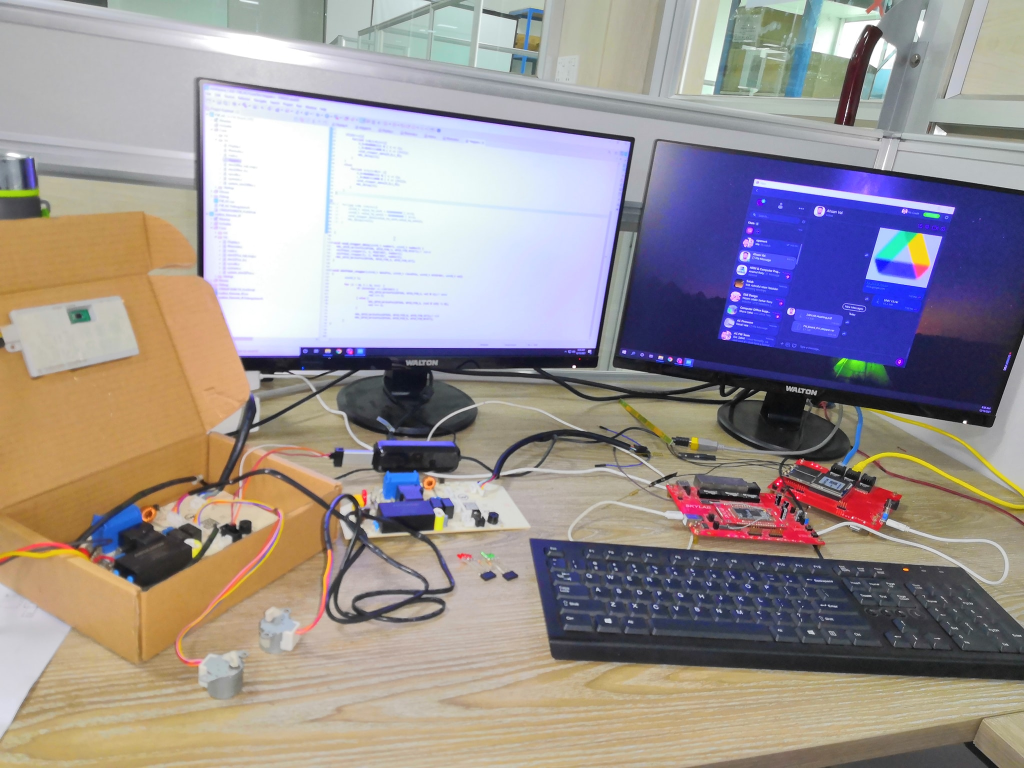
#> input picture a.jpg, 2048 x 1536 px (shown at 1/2 size)
$ python openImage.py
#> lines starting #> are read from the running program, lines starting #| are printed output that depends on the picture; after the words box and inside, x2 and y2 are one past the last pixel; in counts of white or black regions, pixels touching at a corner belong together
# -*- coding: utf-8 -*-
"""
https://www.geeksforgeeks.org/python-opencv-cv2-puttext-method/
#https://www.tutorialkart.com/opencv/python/opencv-python-resize-image/
"""

import cv2

#read image
img = cv2.imread('a.jpg')
#> img is the input picture: shape (1536, 2048, 3); mean B, G, R 145.7, 145.9, 153.9

# get dimensions of image
dimensions = img.shape
#> dimensions = (1536, 2048, 3)

# height, width, number of channels in image
height = img.shape[0]
#> height = 1536
width = img.shape[1]
#> width = 2048
channels = img.shape[2]
#> channels = 3

print('Image Dimension    : ',dimensions)
#| Image Dimension    :  (1536, 2048, 3)
print('Image Height       : ',height)
#| Image Height       :  1536
print('Image Width        : ',width)
#| Image Width        :  2048
print('Number of Channels : ',channels)
#| Number of Channels :  3

img_resize = cv2.resize(img, (648,368)) #https://www.tutorialkart.com/opencv/python/opencv-python-resize-image/
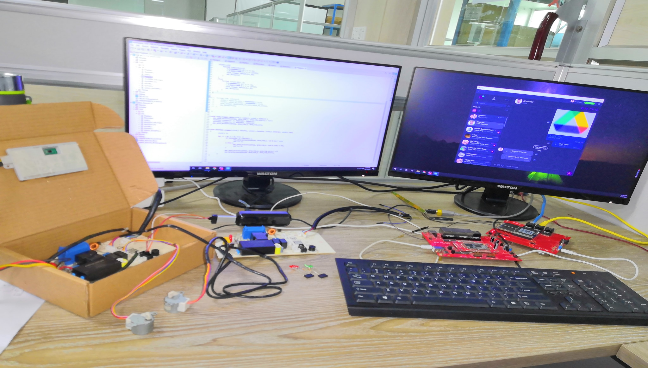
#> img_resize: shape (368, 648, 3); mean B, G, R 145.6, 145.8, 153.9
cv2.imshow('sample image',img_resize)

# read image as grey scale
grey_img = cv2.imread('a.jpg', cv2.IMREAD_GRAYSCALE)
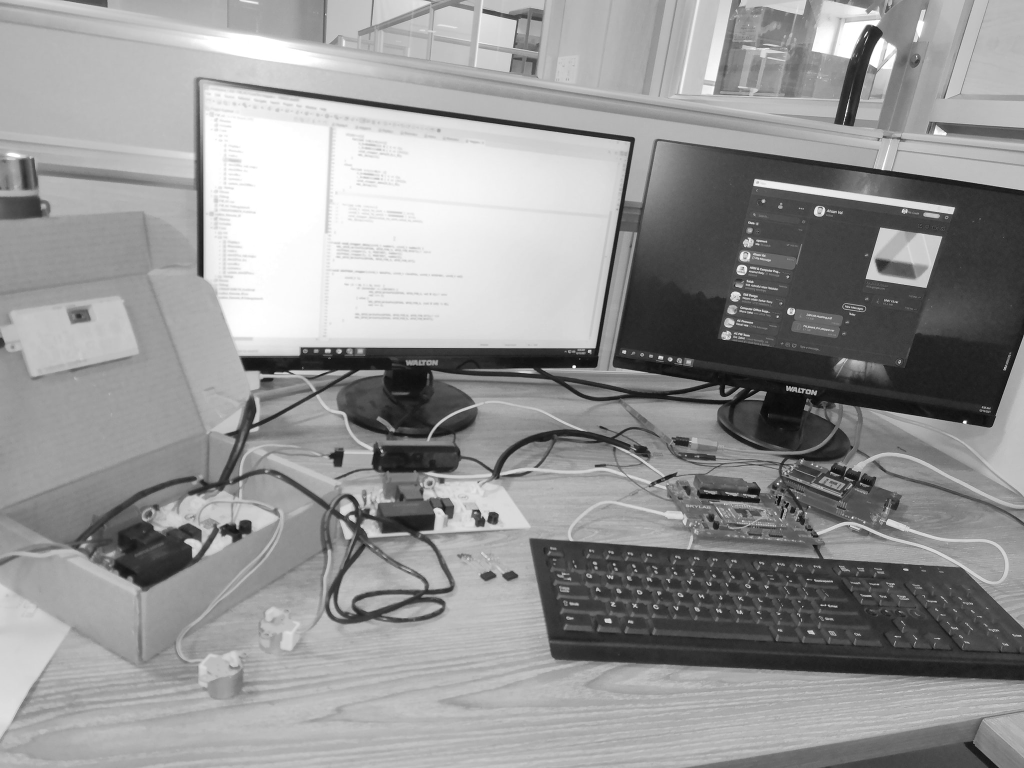
#> grey_img: shape (1536, 2048) (shown at 1/2 size); min 0, max 255, mean 148.3
grey_img_resize = cv2.resize(grey_img, (648,368))
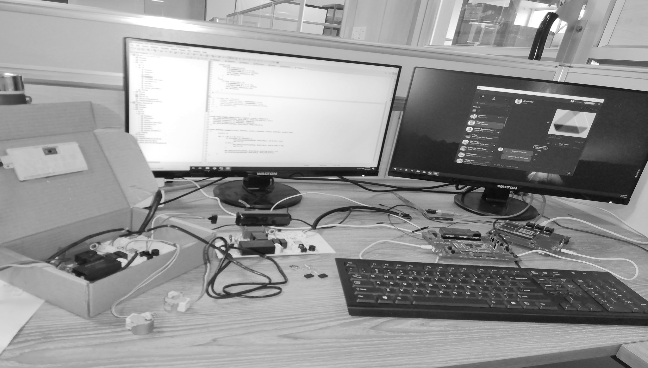
#> grey_img_resize: shape (368, 648); min 5, max 255, mean 148.2
cv2.imshow('Grey Scale',grey_img_resize)

edges = cv2.Canny(grey_img_resize,50,200)
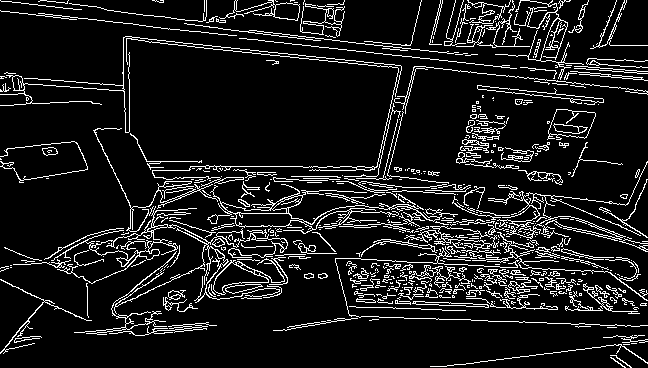
#> edges: shape (368, 648); 10.7% white in thin lines or dots
cv2.imshow("Edge Detected Image", edges)

# Using cv2.cvtColor() method
# Using cv2.COLOR_BGR2HSV color space
# conversion code
hsv_color_space = cv2.cvtColor(img_resize, cv2.COLOR_BGR2HSV)
#> hsv_color_space: shape (368, 648, 3); mean H, S, V 66.8, 65.4, 171.4
cv2.imshow('HSV Color Space', hsv_color_space)

cv2.waitKey(0) # waits until a key is pressed
cv2.destroyAllWindows() # destroys the window showing image

$ run again, with nabil.jpg copied over a.jpg
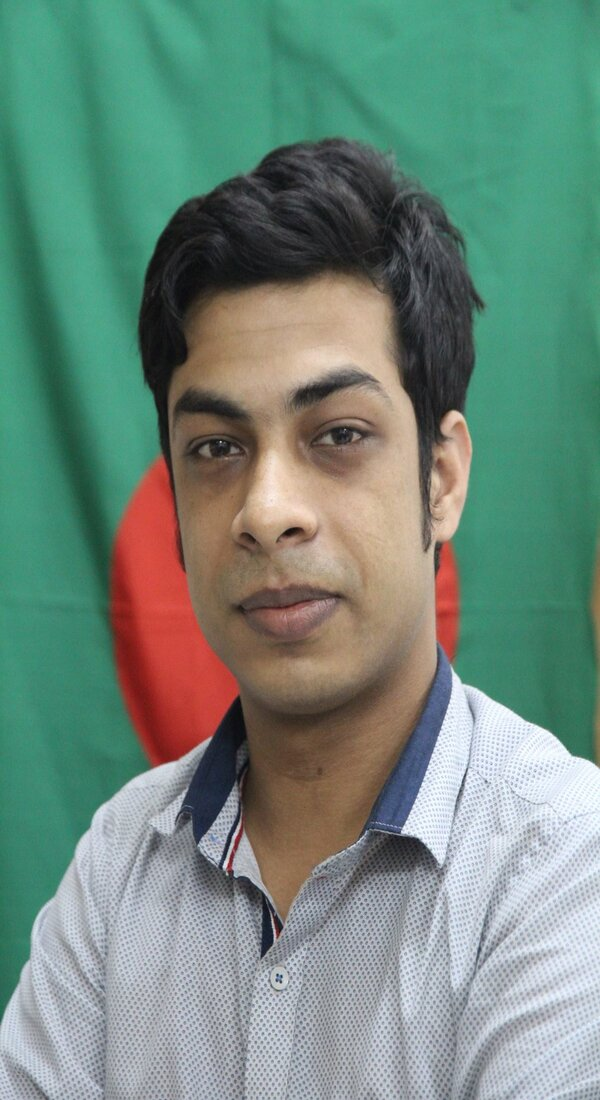
#> input picture nabil.jpg, 600 x 1100 px
#> img is the input picture: shape (1100, 600, 3); mean B, G, R 124.6, 137.4, 112.1
#| Image Dimension    :  (1100, 600, 3)
#| Image Height       :  1100
#| Image Width        :  600
#| Number of Channels :  3
#> `grey_img_resize = cv2.resize(grey_img, (648,368))`:
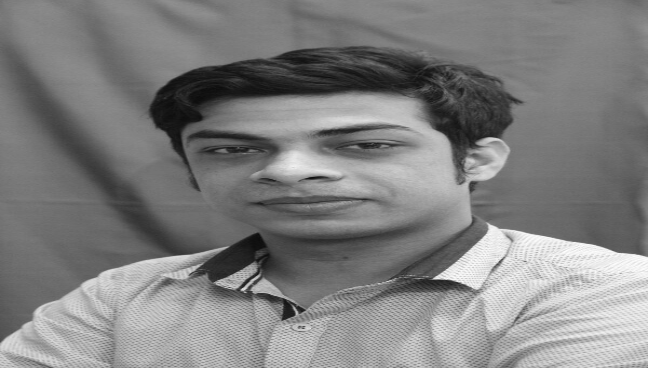
#> grey_img_resize: shape (368, 648); min 12, max 253, mean 128.2
#> `edges = cv2.Canny(grey_img_resize,50,200)`:
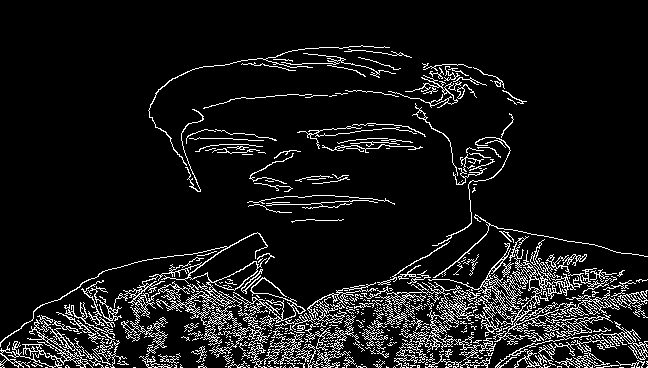
#> edges: shape (368, 648); 9.1% white in thin lines or dots, all inside (x1, y1, x2, y2) = (0, 45, 648, 368)
#> hsv_color_space: shape (368, 648, 3); mean H, S, V 73.1, 89.8, 149.4
